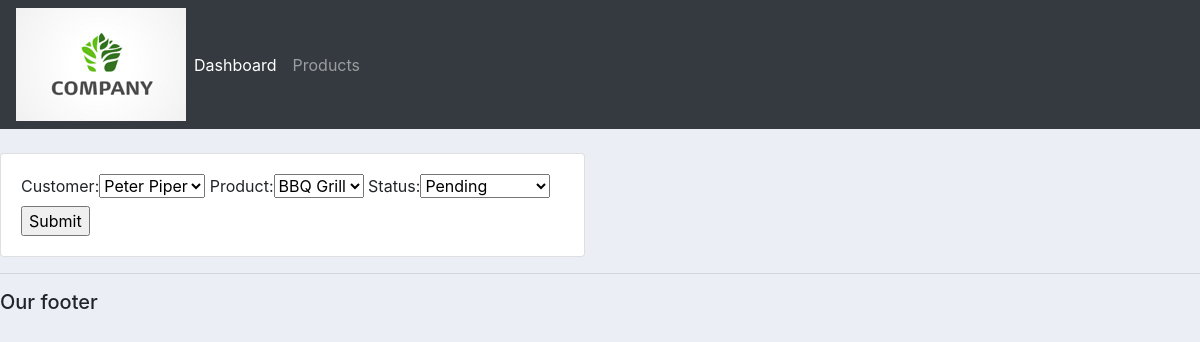
Before: /update_order/2/ with the older database file.
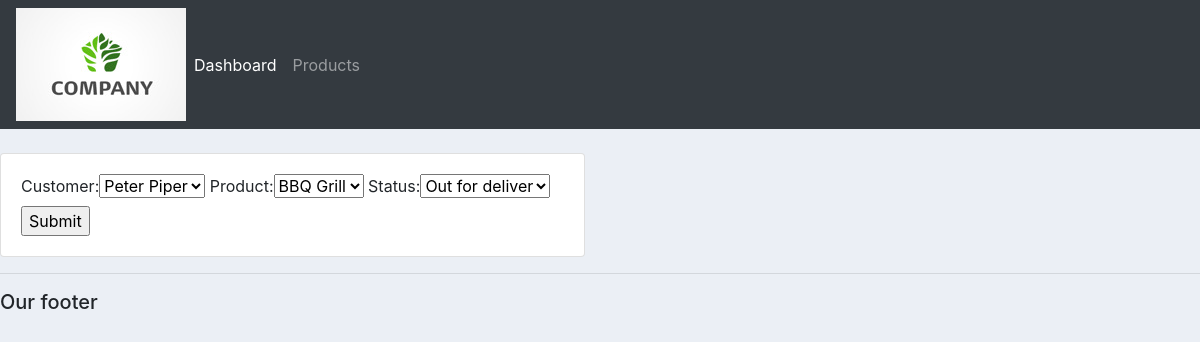
After: the same page with the newer database file.
### accounts/models.py (models this page shows, shortened)
class Order(models.Model):
    STATUS= (
        ('Pending', 'Pending'),
        ('Out for deliver', 'Out for deliver'),
        ('Delivered', 'Delivered'),
    )
    customer = models.ForeignKey(Customer, null=True, on_delete=models.CASCADE)
    product = models.ForeignKey(Product, null=True, on_delete=models.CASCADE)
    date_created = models.DateTimeField( auto_now_add=True, null=True)
    status = models.CharField( max_length=50, null=True, choices=STATUS)

### accounts/views.py (the view)
# urls.py: path('update_order/<str:pk>/', views.updateOrder, name = 'update_order'),
def updateOrder(request, pk):
    order =Order.objects.get(id=pk)
    form = OrderForm(instance=order)
    if request.method == 'POST':
        form = OrderForm(request.POST, instance = order)
        if form.is_valid():
            form.save()
            return redirect('/')
    context = {'form':form}
    return render(request, 'accounts/order_form.html',context)

### accounts/forms.py
class OrderForm(ModelForm):
    class Meta:
        model = Order
        fields = '__all__'

### accounts/models.py (called while the page is built)
    def __str__(self):
        return self.name

    def __str__(self):
        return self.name

### accounts/templates/accounts/order_form.html (shortened to what this page needs)
{% extends 'accounts/main.html' %}
{% load static %}
{% block content%}
<br>
<div class="row">
    <div class="col-md-6">
        <div class="card card-body">
            <form action="" method="POST">
                {{form}}
                <input type="submit" name="Submit">
            </form>
        </div>
    </div>
</div>
{% endblock %}

Changed rows visible on the page:
changed Order "Peter Piper": status "Pending" → "Out for deliver"
